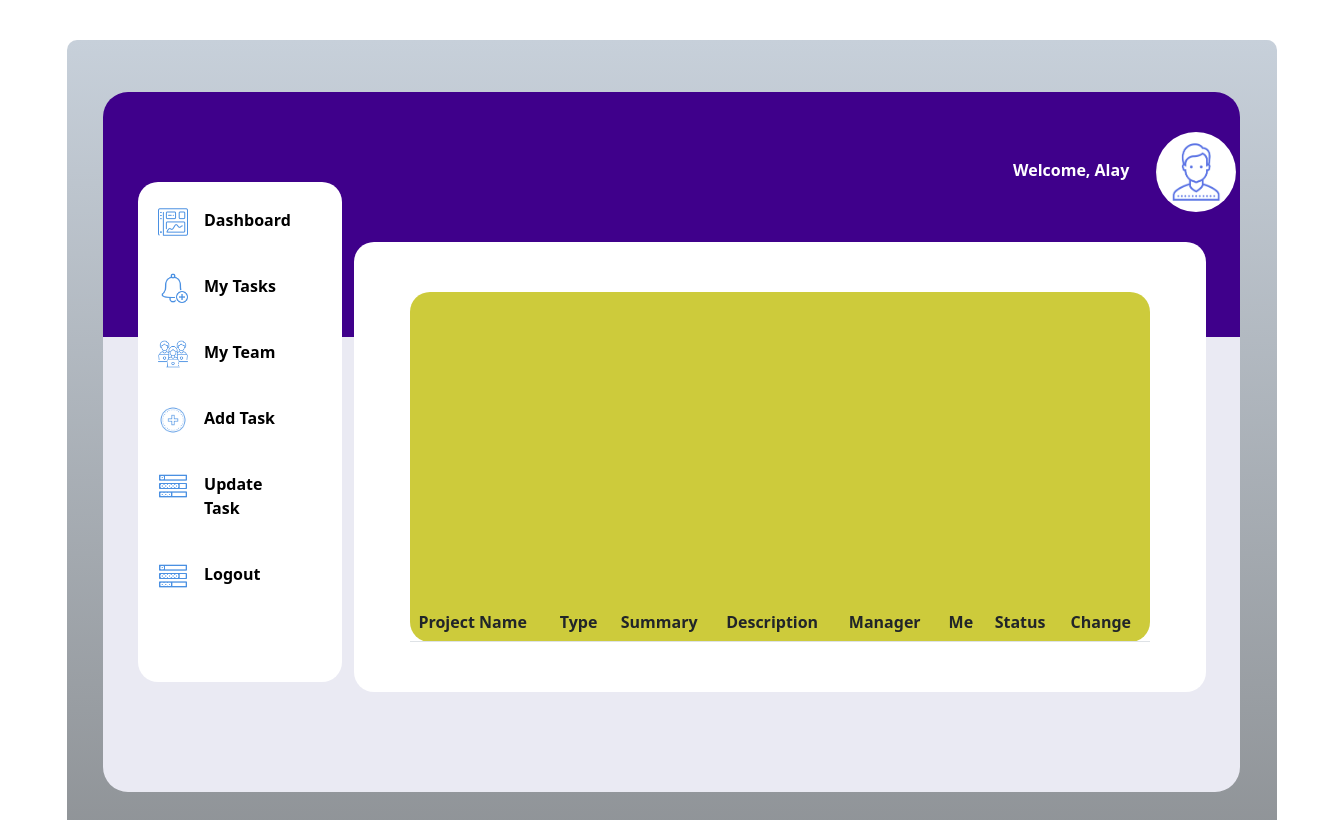
/update, run on an earlier commit of the app's database.
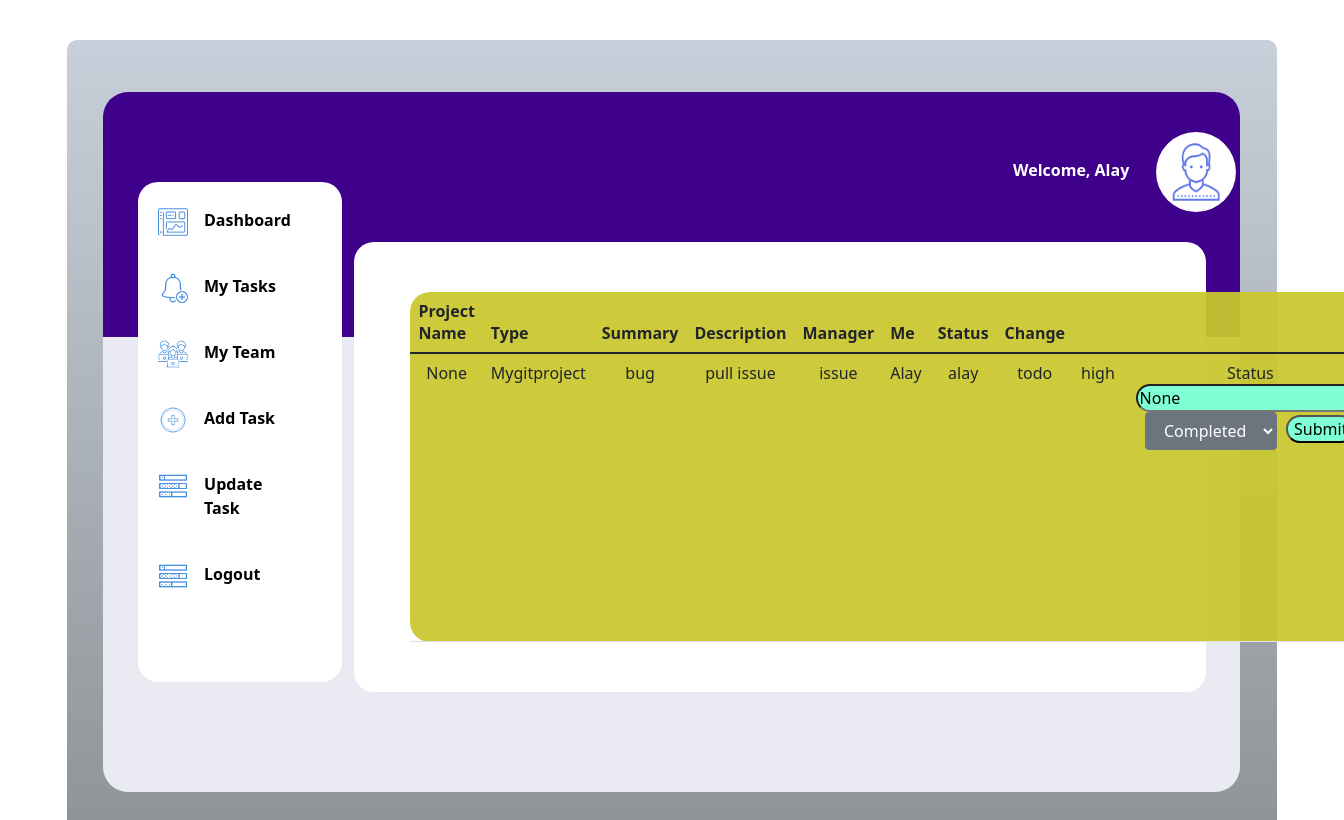
And on a later commit of the database.
### tables this page shows
CREATE TABLE issue(srno SERIAL PRIMARY KEY,project TEXT,issue_type TEXT,summary TEXT,description TEXT,manager TEXT, assigned_to TEXT, status TEXT,priority text);

### routes.py (the view)
@app.route("/update")
def updates():
    update = issues.update()
    return render_template('update.html',update=update)

### issues.py (called while the page is built)
def update():
    conn=sqlite3.connect('lite.db')
    cur=conn.cursor()
    cur.execute('select * from issue')
    data=cur.fetchall()
    return data

### templates/update.html (shortened to what this page needs)
<html>
    <head>
        <link rel= "stylesheet" type= "text/css" href= "{{ url_for('static',filename='styles/newdashboard.css') }}">
        <link href="https://cdn.jsdelivr.net/npm/bootstrap@5.1.3/dist/css/bootstrap.min.css" rel="stylesheet">
        <link rel="stylesheet" href="../static/styles/allpages.css">
    </head>
    <body>
        <div class="outerpage">
            <div class="webpage">
                <div class="login">
                    Welcome, Alay
                    <img src="../static/images/person.png" alt="">
                </div>
                <div class="sidebar">
                    <div class="dashpic" >
                        <img src="../static/images/icons8-dashboard-60.png" alt="1">
                        <a href="/dashboard">Dashboard</a>
                    </div>
                    <div class="dashpic">
                        <img src="../static/images/icons8-add-reminder-50.png" alt="1">
                        <a href="/tasks">My Tasks</a>
                    </div>
                    <div class="dashpic">
                        <img src="../static/images/icons8-team-58.png" alt="1">
                        <a href="team">My Team</a>
                    </div>
                    <div class="dashpic">
                        <img src="../static/images/icons8-add-80.png" alt="1">
                        <a href="/add">Add Task</a>
                    </div>
                    <div class="dashpic">
                        <img src="../static/images/icons8-tasks-50.png" alt="1">
                        <a href="/update">Update Task</a>
                    </div>
                    <div class="dashpic">
                        <img src="../static/images/icons8-tasks-50.png" alt="1">
                        <a href="/login">Logout</a>
                    </div>
                </div>
                <div class="mainpage">
                    <table class="table">
                        <thead>
                            <tr>
                              <th scope="col">Project Name</th>
                              <th scope="col">Type</th>
                              <th scope="col">Summary</th>
                              <th scope="col">Description</th>
                              <th scope="col">Manager</th>
                              <th scope="col">Me</th>
                              <th scope="col">Status</th>
                              <th scope="col">Change</th>
                            </tr>
                        </thead>
                        {%for t in update%}
                        <tr>
                            {%for i in t%}
                            <td>{{i}}</td>
                            {%endfor%}
                            <td>
                                <form action="/change" method="get">
                                    <label>Status</label>
                                    <input type="text" name="name" value={{t[0]}} />
                                    <select name="status" class="btn btn-secondary dropdown-toggle">
                                        <option value="completed">Completed</option>
                                    </select>
                                    <input type="submit">
                                </form>
                            </td>
                        </tr>
                        {%endfor%}
                    </table>
                </div>
            </div>
        </div>
        </body>
</html>

What changed in the data, as far as the page shows it:
added issue: t "None", project "Mygitproject", issue_type "bug", summary "pull issue", description "issue", manager "Alay", assigned_to "alay", status "todo", priority "high", name "None"
